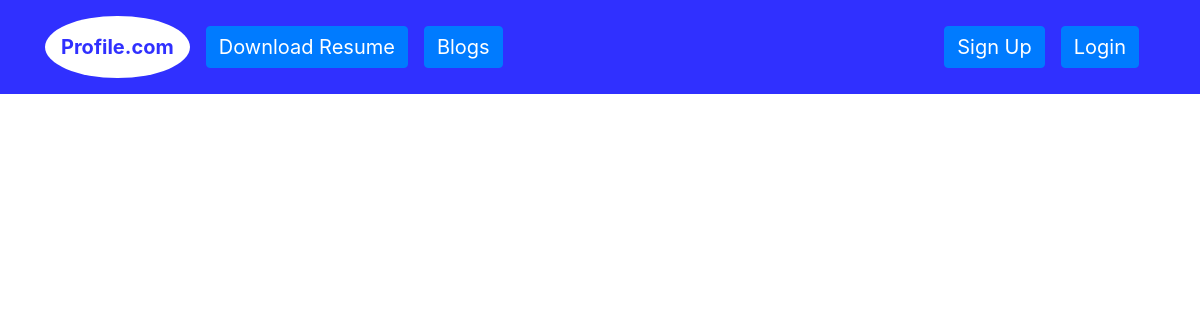
Page /Blog/Blog on the earlier database version.
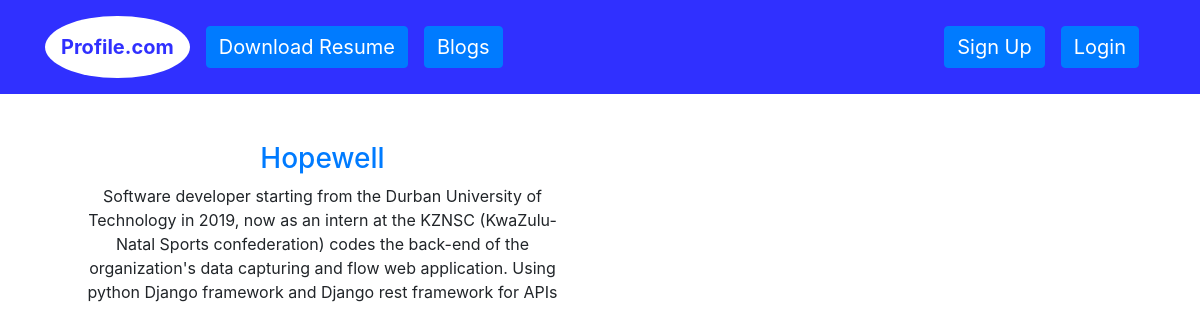
Same page on the later database version.
### Blog/models.py (models this page shows, shortened)
class blog(models.Model):
    title = models.CharField(max_length=300)
    description = models.TextField()
    date = models.DateField()

### Blog/views.py (the view)
# urls.py: path('Blog',views.home,name='Blogs'),
def home(request):
    blogs = blog.objects.all()
    return render(request, 'Blog/home.html',{"Blogs": blogs})

### Blog/templates/Blog/home.html (shortened to what this page needs)
{% extends "Portfolio/base.html" %}
{% block content %}
    <div class="container text-center">
        <div class="row row-cols-2">
            {% for item in Blogs%}
            {% if item.id %}
            <div class="col">
                <div>
                   <a href="{% url 'blogDetail' item.id %}"><h3>{{item.title}}</h3></a>
                </div>
        <div class="container text-center">{{item.description}}</div>
            {% endif%}
          {% endfor %}
    </div>
    {% endblock %}

### Portfolio/templates/Portfolio/base.html (shortened to what this page needs)
<!doctype html>
<html lang="en">
<head>
    {% load static %}
    <link rel="stylesheet" href="https://stackpath.bootstrapcdn.com/bootstrap/4.4.1/css/bootstrap.min.css">
</head>
<body>
<nav class="navbar navbar-expand-md navbar-light" style="background-color:#3030ff;padding:1rem">
<div class="container">
    <a class="navbar-brand" href="{% url 'Home' %}" style="background-color:white; border-radius:60%;padding:1rem">
        <span style="color:#3030ff"><b>Profile.com</b></span>
    </a>
    <div class="collapse navbar-collapse" id="navbarNav">
        <ul class="navbar-nav mr-auto">
            <li class="nav-item {{ current }}">
                <a class="navbar-brand btn btn-primary btn-default" style="color:white"  href="{% static 'Portfolio/YonelaSitshakaResume2022.pdf'%}"> Download Resume</a>
            </li>
            <li class="nav-item {{ Blog }}">
                <a class="navbar-brand btn btn-primary btn-default" style="color:white"  href="{% url 'Blogs' %}">Blogs</a>
            </li>
        </ul>
     <ul class="navbar-nav ml-auto">
            {% if user.is_authenticated %}
                <li class="nav-item">
                    <a href="#" onclick="$('#signOutBtn').click()" class="nav-link">Logout</a>
                    <form style='display: none;' method="POST" action="{% url 'logoutuser' %}">
                        {% csrf_token %}
                        <button type="submit" id="signOutBtn" class="navbar-brand btn btn-primary btn-default" style="color:white" >Logout</button>
                    </form>
                </li>
            {% else %}
                <li class="nav-item">
                    <a class="navbar-brand btn btn-primary btn-default" style="color:white"  href="{% url 'signup' %}">Sign Up</a>
                </li>
                <li class="nav-item">
                    <a class="navbar-brand btn btn-primary btn-default" style="color:white"  href="{% url 'login' %}">Login</a>
                </li>
            {% endif %}
        </ul>
    </div>
</div>
</nav>
<div class="container">
    <br/>
    <br/>
{% block content %}
{% endblock %}
</div>
</body>
</html>

Differences in the rows shown:
added blog: title "Hopewell", description "Software developer starting from the Durban University of Technology in 2019, now as an intern at the KZNSC (KwaZulu-Natal Sports confederation) codes the back-end of the organization's data capturing and flow web application. Using python Django framework and Django rest framework for APIs"
